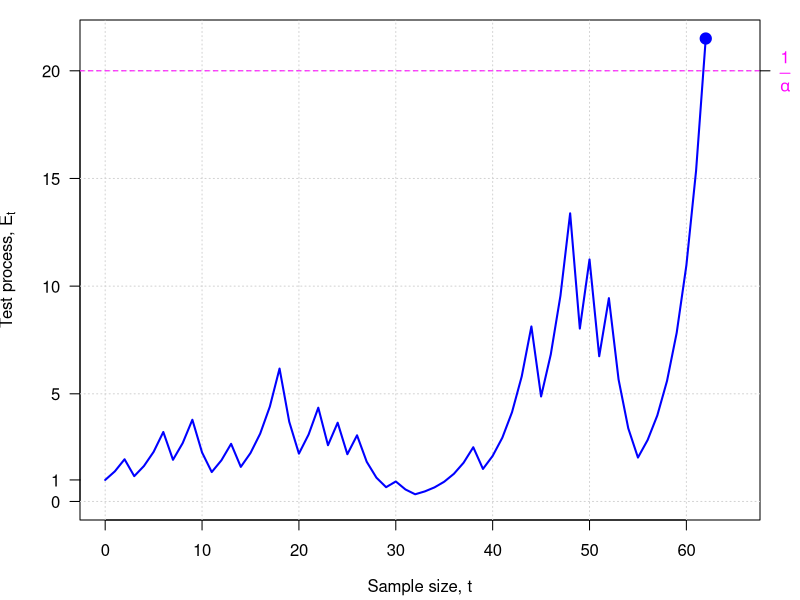
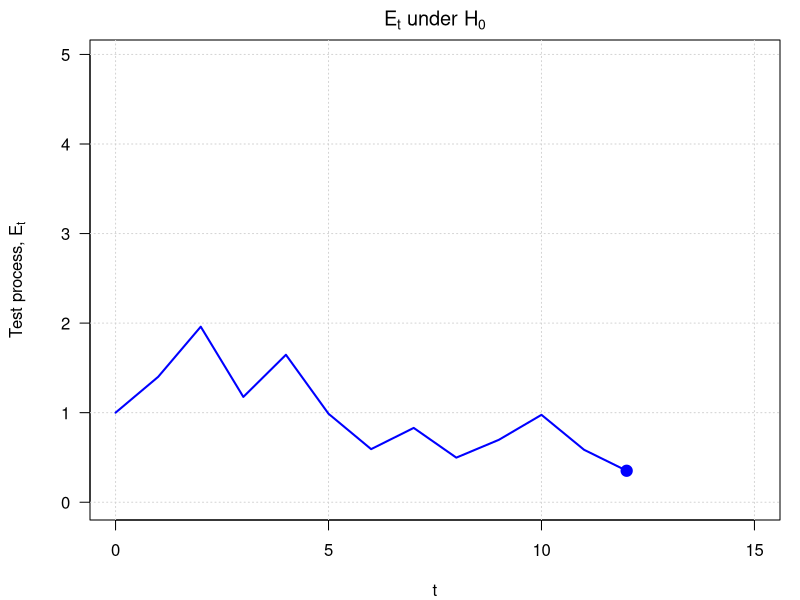
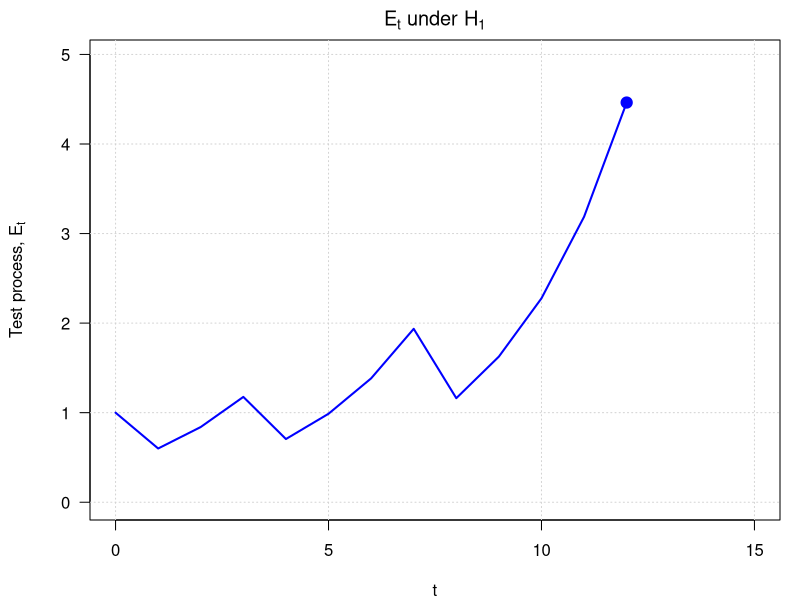

Source code (R) for these figures, in order:
## ---- chunk 1
#| label: sprt-single-boundary
#| fig-width: 5.5
#| fig-height: 5
#| out-width: "100%"

set.seed(2079)  # 2046 2063 2065

# Parameters for data distribution.
p_true <- 0.6  # true proportions
n <- 62        # maximum sample size

# SPRT settings.
p0 <- 0.5   # null hypothesis
p1 <- 0.7   # alternative hypothesis
a <- 0.05   # type I error

# Simulate data.
x <- rbinom(n, 1, p_true)
y <- cumsum(x)
ns <- 1:n
s <- p1^y * (1 - p1)^(ns - y) / (p0^y * (1 - p0)^(ns - y))
ns <- c(0, ns)
s  <- c(1,  s)

# Boundary.
bound <- 1 / a
cross.i <- which(s >= bound)[1]
cross.x <- ns[cross.i]
cross.y <-  s[cross.i]

# Draw plot.
par(mar = c(4, 4, 1, 2))
plot(ns, s, type = "n", las = 1,
     ylim = range(0, max(s, bound + 1)),
     xlim = c(0, 65),
     xlab = expression("Sample size, " * t),
     ylab = expression("Test process, " * E[t]))
grid()
lines(ns, s, lwd = 2, col = "blue")
abline(h = bound, lty = 2, lwd = 1, col = "magenta")
#points(tail(ns, 1), tail(s, 1), pch = 1, cex = 1.5, lwd = 2, col = "blue")
points(cross.x, cross.y, pch = 19, cex = 1.5, col = "blue")
axis(2, at = 1, las = 1)
axis(4, at = bound, expression(frac(1, alpha)), las = 1, col.axis = "magenta")
## ---- chunk 2
#| label: martingales-simulation

set.seed(142)

# Set parameters.
n <- 12  # maximum sample size

# Simulate data.
x0 <- rbinom(n, 1, p0)
x1 <- rbinom(n, 1, p0 * 0.9)
x2 <- rbinom(n, 1, p1)
y0 <- cumsum(x0)
y1 <- cumsum(x1)
y2 <- cumsum(x2)
ns <- 1:n
s0 <- p1^y0 * (1 - p1)^(ns - y0) / (p0^y0 * (1 - p0)^(ns - y0))
s1 <- p1^y1 * (1 - p1)^(ns - y1) / (p0^y1 * (1 - p0)^(ns - y1))
s2 <- p1^y2 * (1 - p1)^(ns - y2) / (p0^y2 * (1 - p0)^(ns - y2))
## ---- chunk 3
#| label: plot-process-h0
#| fig-width: 5
#| fig-height: 3.5
#| out-width: "100%"

par(mar = c(4, 4.5, 2, 1))

plot(ns, s1, type = "n", las = 1,
     xlim = c(0, n + 3),
     ylim = range(0, s1, s2 + 0.5),
     main = expression(E[t] * " under " * H[0]),
     xlab = expression(t),
     ylab = expression("Test process, " * E[t]))
grid()
lines(c(0, ns), c(1, s1), lwd = 2, col = "blue")
points(tail(ns, 1), tail(s1, 1), pch = 19, cex = 1.5, col = "blue")
## ---- chunk 4
#| label: plot-process-h1
#| fig-width: 5
#| fig-height: 3.5
#| out-width: "100%"

par(mar = c(4, 4.5, 2, 1))

plot(ns, s2, type = "n", las = 1,
     xlim = c(0, n + 3),
     ylim = range(0, s1, s2 + 0.5),
     main = expression(E[t] * " under " * H[1]),
     xlab = expression(t),
     ylab = expression("Test process, " * E[t]))
grid()
lines(c(0, ns), c(1, s2), lwd = 2, col = "blue")
points(tail(ns, 1), tail(s2, 1), pch = 19, cex = 1.5, col = "blue")
